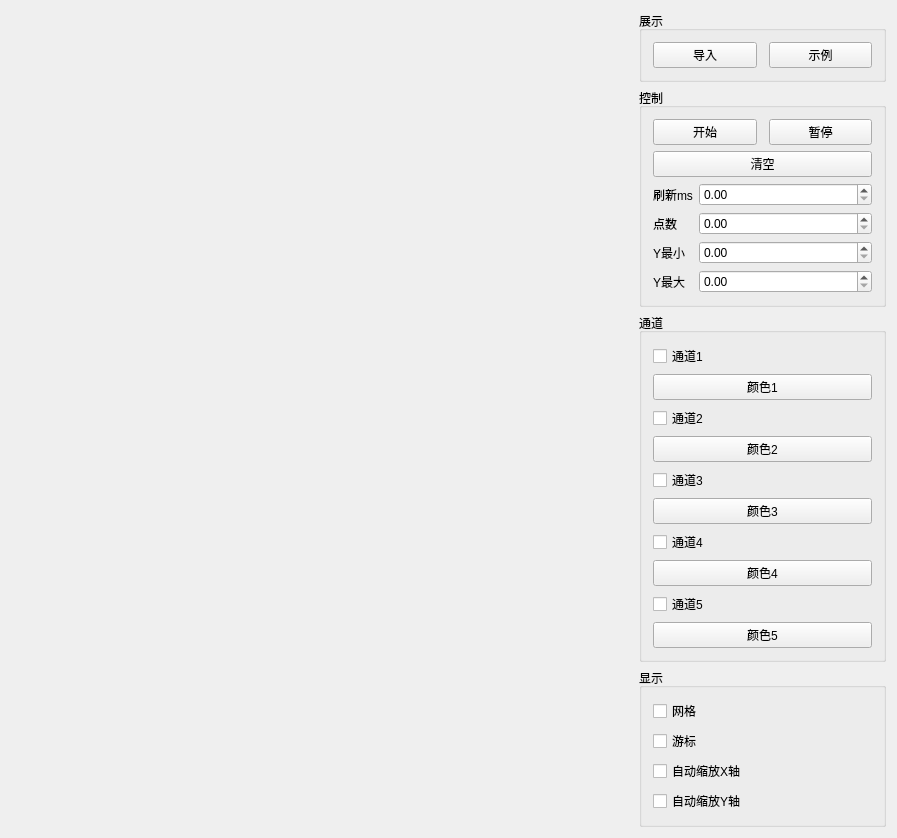
<?xml version="1.0" encoding="UTF-8"?>
<ui version="4.0">
 <class>WaveformClass</class>
 <widget class="QWidget" name="WaveformClass">
  <property name="geometry">
   <rect>
    <x>0</x>
    <y>0</y>
    <width>897</width>
    <height>729</height>
   </rect>
  </property>
  <property name="windowTitle">
   <string>Waveform</string>
  </property>
  <layout class="QVBoxLayout" name="verticalLayout">
   <property name="spacing">
    <number>0</number>
   </property>
   <property name="leftMargin">
    <number>0</number>
   </property>
   <property name="topMargin">
    <number>0</number>
   </property>
   <property name="rightMargin">
    <number>0</number>
   </property>
   <property name="bottomMargin">
    <number>0</number>
   </property>
   <item>
    <widget class="QWidget" name="mainContainerWidget" native="true">
     <layout class="QHBoxLayout" name="horizontalLayout" stretch="7,3">
      <property name="spacing">
       <number>0</number>
      </property>
      <property name="leftMargin">
       <number>0</number>
      </property>
      <property name="topMargin">
       <number>0</number>
      </property>
      <property name="rightMargin">
       <number>0</number>
      </property>
      <property name="bottomMargin">
       <number>0</number>
      </property>
      <item>
       <widget class="QWidget" name="plotWidget" native="true"/>
      </item>
      <item>
       <widget class="QWidget" name="controlPanelWidget" native="true">
        <layout class="QVBoxLayout" name="verticalLayout_2">
         <item>
          <widget class="QGroupBox" name="groupBox">
           <property name="title">
            <string>展示</string>
           </property>
           <layout class="QVBoxLayout" name="verticalLayout_4">
            <item>
             <layout class="QHBoxLayout" name="horizontalLayout_2" stretch="1,1">
              <property name="spacing">
               <number>12</number>
              </property>
              <item>
               <widget class="QPushButton" name="btnImport">
                <property name="text">
                 <string>导入</string>
                </property>
               </widget>
              </item>
              <item>
               <widget class="QPushButton" name="btnExample">
                <property name="text">
                 <string>示例</string>
                </property>
               </widget>
              </item>
             </layout>
            </item>
           </layout>
          </widget>
         </item>
         <item>
          <widget class="QGroupBox" name="grpControl">
           <property name="title">
            <string>控制</string>
           </property>
           <layout class="QVBoxLayout" name="verticalLayout_3">
            <item>
             <layout class="QHBoxLayout" name="horizontalLayout_btn" stretch="1,1">
              <property name="spacing">
               <number>12</number>
              </property>
              <item>
               <widget class="QPushButton" name="btnStart">
                <property name="text">
                 <string>开始</string>
                </property>
               </widget>
              </item>
              <item>
               <widget class="QPushButton" name="btnPause">
                <property name="text">
                 <string>暂停</string>
                </property>
               </widget>
              </item>
             </layout>
            </item>
            <item>
             <widget class="QPushButton" name="btnClear">
              <property name="text">
               <string>清空</string>
              </property>
             </widget>
            </item>
            <item>
             <layout class="QFormLayout" name="formLayout_2">
              <item row="0" column="0">
               <widget class="QLabel" name="lblRefreshMs">
                <property name="text">
                 <string>刷新ms</string>
                </property>
               </widget>
              </item>
              <item row="0" column="1">
               <widget class="QDoubleSpinBox" name="spinRefreshMs"/>
              </item>
              <item row="1" column="0">
               <widget class="QLabel" name="lblPoints">
                <property name="text">
                 <string>点数</string>
                </property>
               </widget>
              </item>
              <item row="1" column="1">
               <widget class="QDoubleSpinBox" name="spinPoints"/>
              </item>
              <item row="2" column="0">
               <widget class="QLabel" name="lblYMin">
                <property name="text">
                 <string>Y最小</string>
                </property>
               </widget>
              </item>
              <item row="2" column="1">
               <widget class="QDoubleSpinBox" name="spinYMin"/>
              </item>
              <item row="3" column="0">
               <widget class="QLabel" name="lblYMax">
                <property name="text">
                 <string>Y最大</string>
                </property>
               </widget>
              </item>
              <item row="3" column="1">
               <widget class="QDoubleSpinBox" name="spinYMax"/>
              </item>
             </layout>
            </item>
           </layout>
          </widget>
         </item>
         <item>
          <widget class="QGroupBox" name="grpChannel">
           <property name="title">
            <string>通道</string>
           </property>
           <layout class="QVBoxLayout" name="verticalLayout_5">
            <item>
             <widget class="QCheckBox" name="chkChannel1">
              <property name="text">
               <string>通道1</string>
              </property>
             </widget>
            </item>
            <item>
             <widget class="QPushButton" name="btnColor1">
              <property name="text">
               <string>颜色1</string>
              </property>
             </widget>
            </item>
            <item>
             <widget class="QCheckBox" name="chkChannel2">
              <property name="text">
               <string>通道2</string>
              </property>
             </widget>
            </item>
            <item>
             <widget class="QPushButton" name="btnColor2">
              <property name="text">
               <string>颜色2</string>
              </property>
             </widget>
            </item>
            <item>
             <widget class="QCheckBox" name="chkChannel3">
              <property name="text">
               <string>通道3</string>
              </property>
             </widget>
            </item>
            <item>
             <widget class="QPushButton" name="btnColor3">
              <property name="text">
               <string>颜色3</string>
              </property>
             </widget>
            </item>
            <item>
             <widget class="QCheckBox" name="chkChannel4">
              <property name="text">
               <string>通道4</string>
              </property>
             </widget>
            </item>
            <item>
             <widget class="QPushButton" name="btnColor4">
              <property name="text">
               <string>颜色4</string>
              </property>
             </widget>
            </item>
            <item>
             <widget class="QCheckBox" name="chkChannel5">
              <property name="text">
               <string>通道5</string>
              </property>
             </widget>
            </item>
            <item>
             <widget class="QPushButton" name="btnColor5">
              <property name="text">
               <string>颜色5</string>
              </property>
             </widget>
            </item>
           </layout>
          </widget>
         </item>
         <item>
          <widget class="QGroupBox" name="grpDisplay">
           <property name="title">
            <string>显示</string>
           </property>
           <layout class="QVBoxLayout" name="verticalLayout_6">
            <item>
             <widget class="QCheckBox" name="chkGrid">
              <property name="text">
               <string>网格</string>
              </property>
             </widget>
            </item>
            <item>
             <widget class="QCheckBox" name="chkCursor">
              <property name="text">
               <string>游标</string>
              </property>
             </widget>
            </item>
            <item>
             <widget class="QCheckBox" name="chkAutoScaleX">
              <property name="text">
               <string>自动缩放X轴</string>
              </property>
             </widget>
            </item>
            <item>
             <widget class="QCheckBox" name="chkAutoScaleY">
              <property name="text">
               <string>自动缩放Y轴</string>
              </property>
             </widget>
            </item>
            <item>
             <spacer name="verticalSpacer">
              <property name="orientation">
               <enum>Qt::Orientation::Vertical</enum>
              </property>
              <property name="sizeHint" stdset="0">
               <size>
                <width>20</width>
                <height>40</height>
               </size>
              </property>
             </spacer>
            </item>
           </layout>
          </widget>
         </item>
        </layout>
       </widget>
      </item>
     </layout>
    </widget>
   </item>
  </layout>
 </widget>
 <layoutdefault spacing="6" margin="11"/>
 <resources/>
 <connections/>
</ui>
